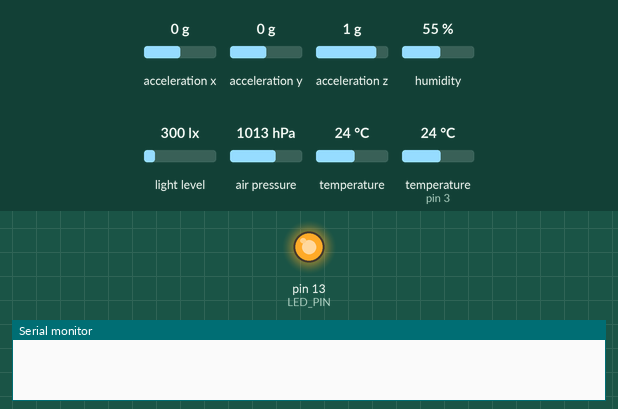
A sketch run on a simulated Arduino Uno, built with avr-gcc and run on an emulated ATmega328P. Parts: output pins drawn as LEDs (lit = HIGH), the last lines printed to the serial monitor. Wiring (inferred from the names in the program): DHT11 sensor: data pin 3. The test bench sets the inputs (shaded band); at power-on: acceleration x 0 g, acceleration y 0 g, acceleration z 1 g, humidity 55 %, light level 300 lx, air pressure 1013 hPa, temperature 24 °C, temperature (sensor on pin 3) 24 °C.

Above: at 1.1 s.
At 11.2 s:
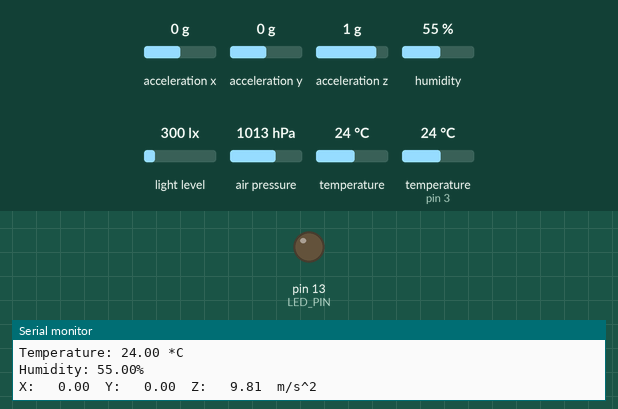
11.3 s: acceleration x set to -1.4 g
Timing chart, 0 to 14.3 s (numbered marks = the images above; inputs shaded):
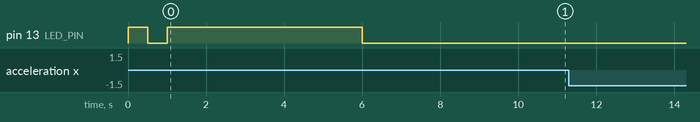

The sketch:

ARD_201_Lab_6.ino
```cpp
#include <Wire.h>
#include "RTClib.h"
#include <Adafruit_Sensor.h>
#include <Adafruit_BMP085_U.h>
#include <Adafruit_TSL2561_U.h>
#include <Adafruit_MMA8451.h>
#include <DHT.h>

//Declare External Components
RTC_DS1307 rtc;
Adafruit_BMP085_Unified pressureSensor = Adafruit_BMP085_Unified(10085);
Adafruit_TSL2561_Unified lightSensor = Adafruit_TSL2561_Unified(TSL2561_ADDR_FLOAT, 12345);
Adafruit_MMA8451 accelerometer = Adafruit_MMA8451();

#define DHTTYPE           DHT11     // DHT 11
#define DHTPIN            3         // Pin which is connected to the DHT sensor.
DHT humiditySensor(DHTPIN, DHTTYPE);

#define LED_PIN 13

uint32_t delayMS;

void setup() {
  sensor_t sensor;

  //Initialize Busses
  Serial.begin(9600);
  Wire.begin();
  pinMode(LED_PIN, OUTPUT);

  digitalWrite(LED_PIN, HIGH);
  delay(500);
  digitalWrite(LED_PIN, LOW);
  delay(500);
  digitalWrite(LED_PIN, HIGH);
  delay(5000); //give the user time to connect the serial monitor
  digitalWrite(LED_PIN, LOW);

  /*
  //Init Real Time Clock
  rtc.begin();

  if (! rtc.isrunning()) {
    Serial.println("RTC is NOT running!");
    // following line sets the RTC to the date & time this sketch was compiled
    rtc.adjust(DateTime(F(__DATE__), F(__TIME__)));
    // This line sets the RTC with an explicit date & time, for example to set
    // January 21, 2014 at 3am you would call:
    // rtc.adjust(DateTime(2014, 1, 21, 3, 0, 0));
  }
  */

  //initialize pressure sensor
  while(!pressureSensor.begin())
  {
    Serial.print("Ooops, no BMP085 detected ... Check your wiring or I2C ADDR!");
    delay(100);
  }
  pressureSensor.getSensor(&sensor);
  displaySensorDetails(&sensor);

  //initialize Light sensor
  while(!lightSensor.begin())
  {

    Serial.print("Ooops, no TSL2561 detected ... Check your wiring or I2C ADDR!");
    delay(100);
  }
  lightSensor.getSensor(&sensor);
  displaySensorDetails(&sensor);
  configureLightSensor();

  //initialize Humidity Sensor
  humiditySensor.begin();

   while (! accelerometer.begin()) {
    Serial.println("Couldnt start Accelerometer");
  }
  accelerometer.setRange(MMA8451_RANGE_2_G);
  accelerometer.getSensor(&sensor);
  displaySensorDetails(&sensor);


  delay(2000);

}


void loop() {
  //Declare Event Variables
  sensors_event_t pressureEvent;
  sensors_event_t lightEvent;
  sensors_event_t accelerometerEvent;
  float humidity = humiditySensor.readHumidity();
  float humidityTemp = humiditySensor.readTemperature();
  float pressureTemperature = 0;

  pressureSensor.getEvent(&pressureEvent);
  lightSensor.getEvent(&lightEvent);
  accelerometer.getEvent(&accelerometerEvent);
  //Get events from sensors and print them

  if (pressureEvent.pressure)
  {
    Serial.print("Pressure:    ");
    Serial.print(pressureEvent.pressure);
    Serial.println(" hPa");

    pressureSensor.getTemperature(&pressureTemperature);
    Serial.print("Temperature: ");
    Serial.print(pressureTemperature);
    Serial.println(" C");
  }
  else {
    Serial.println("Sensor error");
  }

  //Light Sensor

  if (lightEvent.light)
  {
    Serial.print("Light:       ");
    Serial.print(lightEvent.light);
    Serial.println(" lux");
  }
  else
  {
    Serial.println("Sensor overload");
  }

  if (isnan(humidityTemp) || isnan(humidity)) {
    Serial.println("Error reading DHT11!");
  }
  else {
    Serial.print("Temperature: ");
    Serial.print(humidityTemp);
    Serial.println(" *C");

    Serial.print("Humidity: ");
    Serial.print(humidity);
    Serial.println("%");
  }

  /* Display the results (acceleration is measured in m/s^2) */
  Serial.print("X: \t"); Serial.print(accelerometerEvent.acceleration.x); Serial.print("\t");
  Serial.print("Y: \t"); Serial.print(accelerometerEvent.acceleration.y); Serial.print("\t");
  Serial.print("Z: \t"); Serial.print(accelerometerEvent.acceleration.z); Serial.print("\t");
  Serial.println("m/s^2 ");

  //Get Date and print it
/*  DateTime now = rtc.now();

  Serial.print(now.year(), DEC);
  Serial.print('/');
  Serial.print(now.month(), DEC);
  Serial.print('/');
  Serial.print(now.day(), DEC);
  Serial.print(' ');
  Serial.print(now.hour(), DEC);
  Serial.print(':');
  Serial.print(now.minute(), DEC);
  Serial.print(':');
  Serial.print(now.second(), DEC);
  Serial.println();*/


  Serial.println();
  Serial.println();
  delay(2000);
}


/**************************************************************************/
/*
    Displays some basic information on this sensor from the unified
    sensor API sensor_t type (see Adafruit_Sensor for more information)
*/
/**************************************************************************/
void displaySensorDetails(sensor_t *sensor) {

  Serial.println("------------------------------------");
  Serial.print  ("Sensor:       "); Serial.println(sensor->name);
  Serial.print  ("Driver Ver:   "); Serial.println(sensor->version);
  Serial.print  ("Unique ID:    "); Serial.println(sensor->sensor_id);
  Serial.print  ("Max Value:    "); Serial.println(sensor->max_value);
  Serial.print  ("Min Value:    "); Serial.println(sensor->min_value);
  Serial.print  ("Resolution:   "); Serial.println(sensor->resolution);
  Serial.println("------------------------------------");
  Serial.println("");
  delay(500);
}

void configureLightSensor(void)
{
  /* You can also manually set the gain or enable auto-gain support */
  // lightSensor.setGain(TSL2561_GAIN_1X);      /* No gain ... use in bright light to avoid sensor saturation */
  // lightSensor.setGain(TSL2561_GAIN_16X);     /* 16x gain ... use in low light to boost sensitivity */
  lightSensor.enableAutoRange(true);            /* Auto-gain ... switches automatically between 1x and 16x */

  /* Changing the integration time gives you better sensor resolution (402ms = 16-bit data) */
  //lightSensor.setIntegrationTime(TSL2561_INTEGRATIONTIME_13MS);      /* fast but low resolution */
  // lightSensor.setIntegrationTime(TSL2561_INTEGRATIONTIME_101MS);  /* medium resolution and speed   */
  lightSensor.setIntegrationTime(TSL2561_INTEGRATIONTIME_402MS);  /* 16-bit data but slowest conversions */

  /* Update these values depending on what you've set above! */
  Serial.println("------------------------------------");
  Serial.print  ("Gain:         "); Serial.println("Auto");
  Serial.print  ("Timing:       "); Serial.println("402 ms");
  Serial.println("------------------------------------");
}
```
